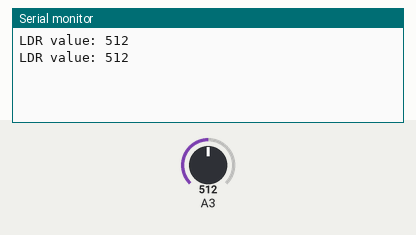
The sketch below on a simulated Arduino Uno, built with avr-gcc and run on an emulated ATmega328P. On the bench: the last lines printed to the serial monitor. The test bench sets the inputs (shaded band); at power-on: A3 = 512.

Above: at 2.8 s.
2.9 s: A3 set to 716
At 5.2 s:
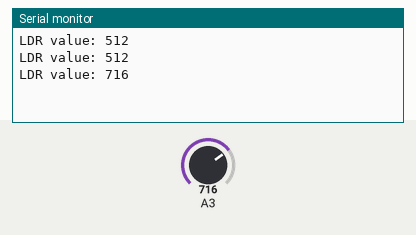
5.6 s: A3 set to 900
At 6.7 s:
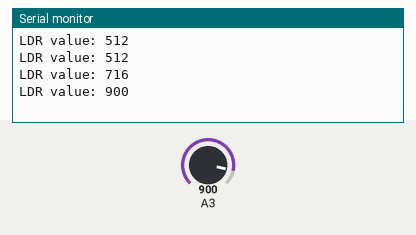
Timing chart, 0 to 8.6 s (numbered marks = the images above; inputs shaded):
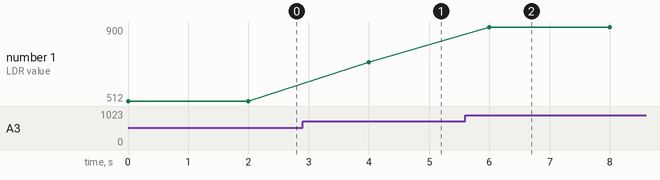

Measured:
- after the input at 2.9 s, the serial monitor: prints a new line after 1.1 s (image 1)
- after the input at 5.6 s, the serial monitor: prints a new line after 0.40 s (image 2)
- plotted number 1: 512 → 716 after the input at 2.9 s, 716 → 900 after the input at 5.6 s

The sketch:

analogRead_timerInterrupt.ino
```cpp
//analogRead using timer interrupt(output comare match)
//read LDR value every 2 secs.

const byte adcChannel = 3;
const int t1 = 0;
const int comp = 31250;
void setup() {
  // put your setup code here, to run once:
  Serial.begin(9600);
  TCCR1A = 0;
  TCCR1B = 0;
  TCCR1C = 0;
  TCCR1B |= (1<<CS12);
  TCCR1B &= ~(1<<CS11);
  TCCR1B |= (1<<CS10);
  TCNT1 = t1;
  OCR1A = comp;
  TIMSK1 |= (1<<OCIE1A);
  sei();
}

int readADC(byte channelToUse){
  int val = 0;
  ADMUX = 0;
  ADMUX = channelToUse;
  ADMUX |= (1<<REFS0);
  ADMUX |= (1<<ADLAR);
  ADCSRA |= (1<<ADPS2) | (1<<ADPS1) | (ADPS0); // 128 prescaler
  ADCSRA |= (1<<ADPS2) | (ADPS0);  // 32 prescaler
  ADCSRA |= (1<<ADEN);
  ADCSRA |= (1<<ADSC);

  while(ADCSRA & (1<<ADSC));

  val |= (ADCL >> 6);
  val |= (ADCH<<2);

  return val;

}

ISR(TIMER1_COMPA_vect){
  TCNT1 = t1;
  Serial.print("LDR value: ");
  Serial.println(readADC(adcChannel));
}
void loop() {
  // put your main code here, to run repeatedly:

}
```
